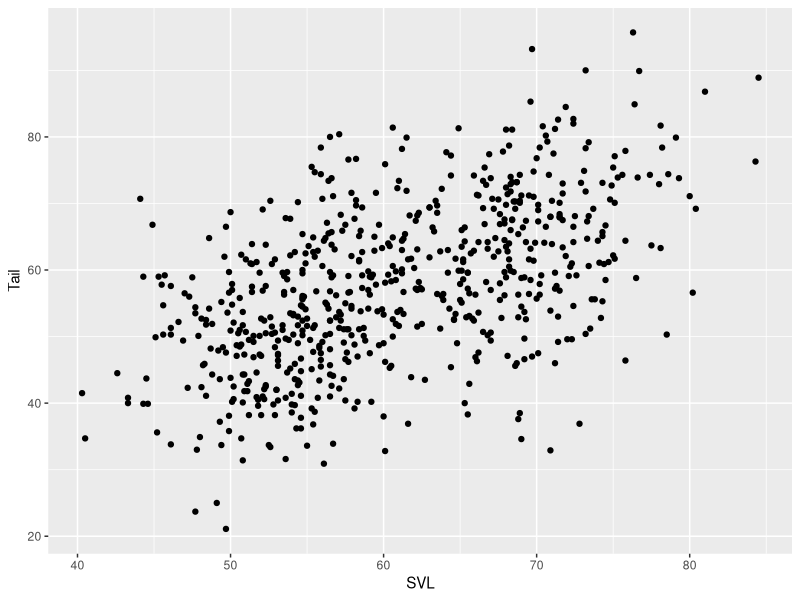
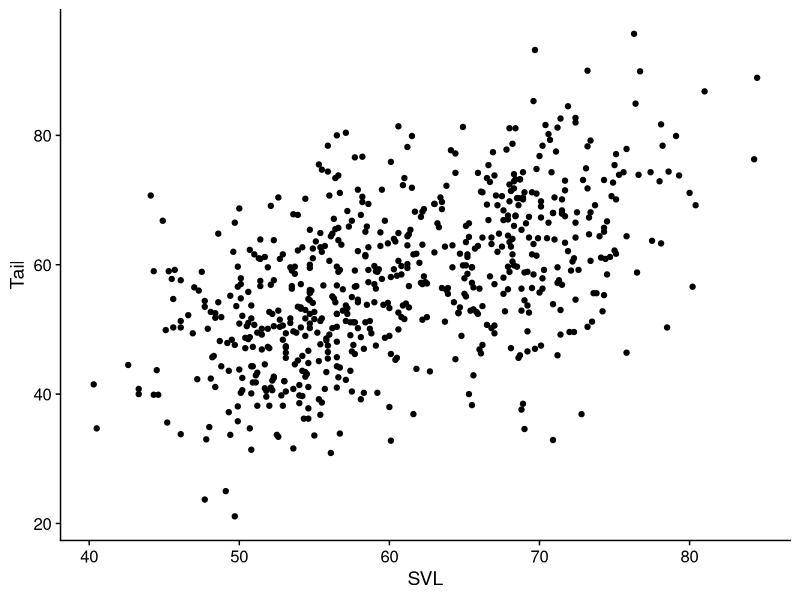
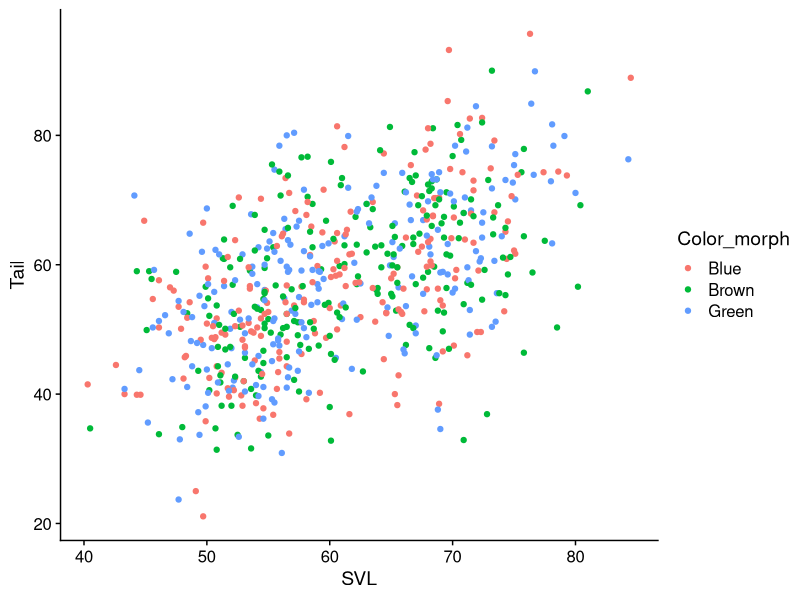
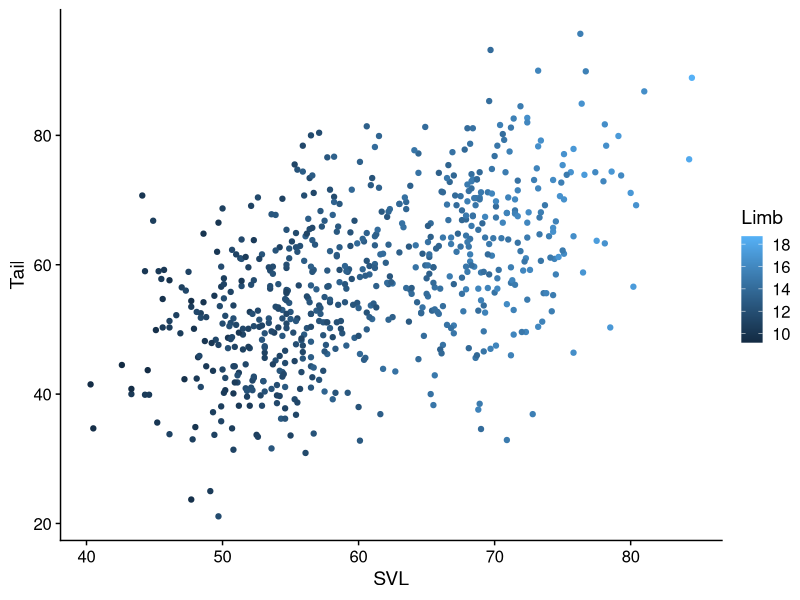
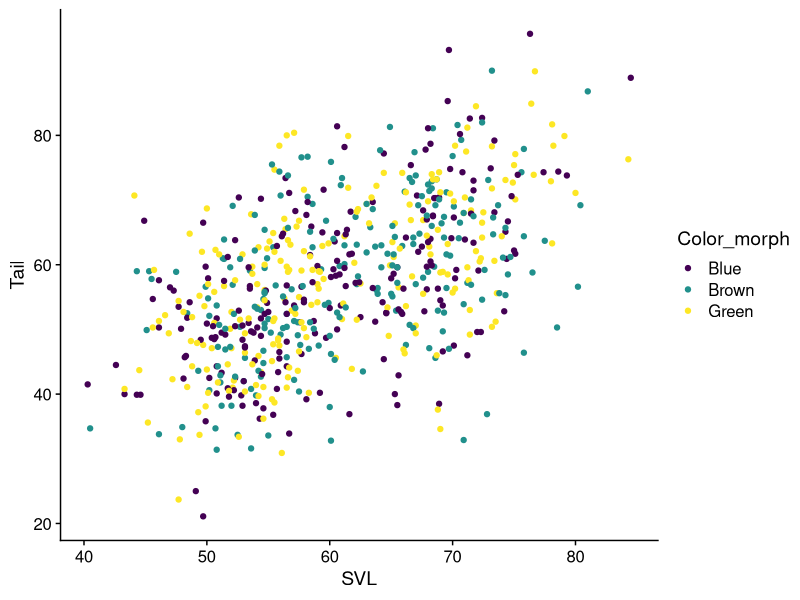
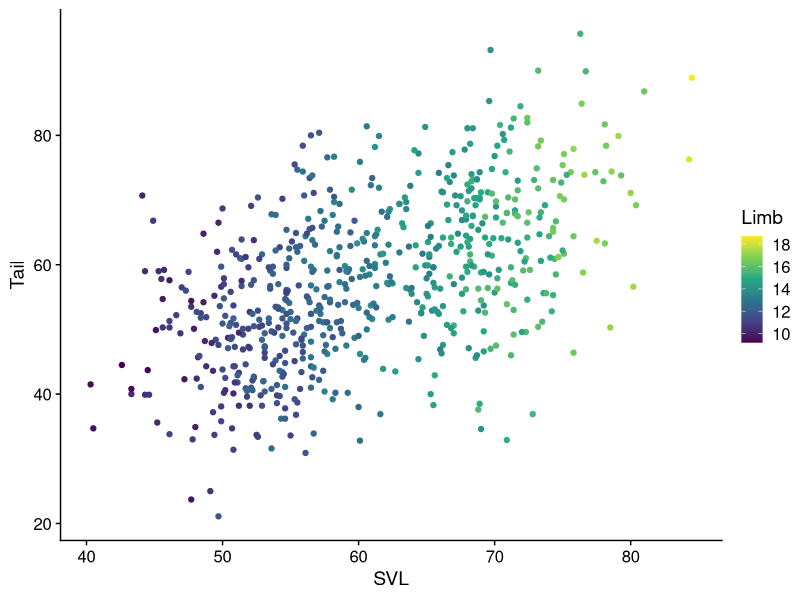
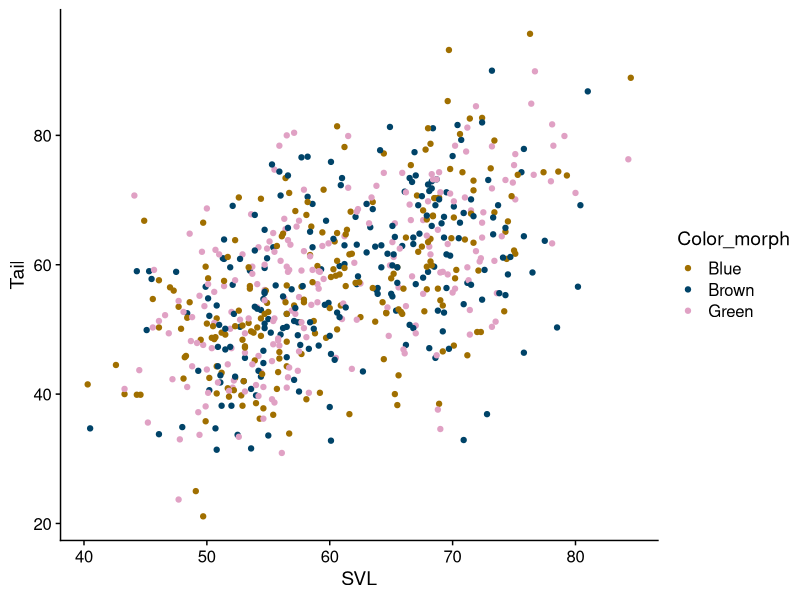
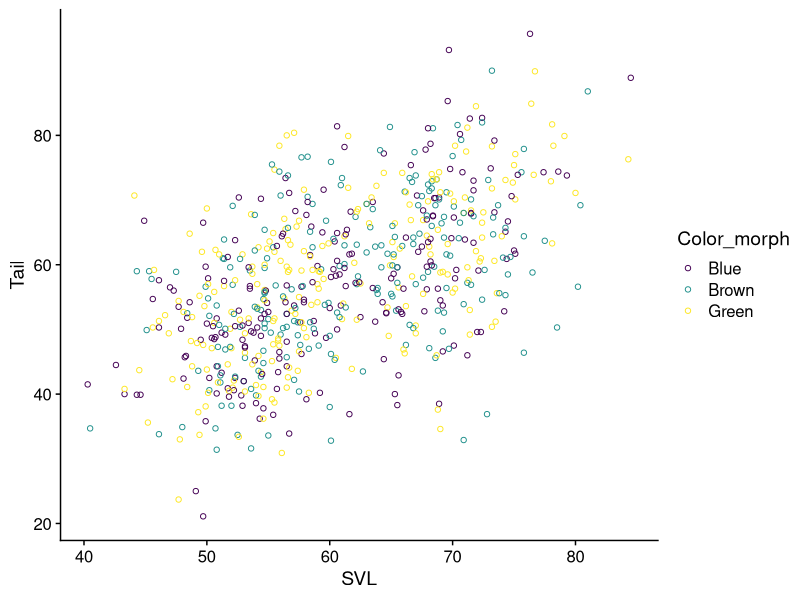

The R source for these figures, in order:
## ---- chunk 1
library(ggplot2)
library(dplyr)
library(readr)
library(tibble)
library(forcats)
library(cowplot)
lizards <- read_csv("example_data/anoles.csv") # See Appendix A if you don't have this data
## ---- chunk 2
theme_set(theme_grey()) # default ggplot theme
## ---- chunk 3
base_plot <- 
  ggplot(data = lizards) + # Data: sets up a plot around lizards
  aes(x = SVL, y = Tail) + # Aesthetics: Connects columns of lizards to x and y
  geom_point() # Geometry: we're using points
  # Scales aren't listed, so they're using default values
base_plot # show results
## ---- chunk 4
# Include these two lines after loading tidyverse/ggplot2
# at the top of each script
library(cowplot)
theme_set(theme_cowplot()) 

# Now view the plot again, and see the results
base_plot
## ---- chunk 5
# Connect the color aesthetic with the Color_morph column in the data
base_plot + aes(color = Color_morph)  # This is a discrete color
## ---- chunk 6
# Connect the color aesthetic with the Limb column in the data
base_plot + aes(color = Limb) # This is a continuous color
## ---- chunk 7
base_plot + aes(color = Color_morph) + 
  scale_color_viridis_d() # uses the "Viridis" colors, discrete scale
## ---- chunk 8
base_plot + aes(color = Limb) +
  scale_color_viridis_c() # uses the "Viridis" colors, discrete scale
## ---- chunk 9
my_morph_colors = c("#a06f00", "#004368", "#e0a1c4") # Color Hex codes; if you're unfamiliar, google it.
base_plot + aes(color = Color_morph) + 
  scale_color_manual(values = my_morph_colors) 
## ---- chunk 10
base_fill_plot <- 
  ggplot(data = lizards) + aes(x = SVL, y = Tail) + 
  geom_point(shape = 21) # Shape #21 is a filled circle, so it has both Fill and Color aesthetics
base_fill_plot + aes(color = Color_morph) + 
  scale_color_viridis_d()
## ---- chunk 11
base_fill_plot + aes(fill = Color_morph) + 
  scale_fill_viridis_d()
## ---- chunk 12
base_fill_plot + aes(fill = Color_morph, color = Color_morph) + 
  scale_fill_viridis_d() + 
  scale_color_manual(values = c("palevioletred", "darkseagreen2", "black"))
## ---- chunk 13
base_plot + aes(shape = Color_morph) 
## ---- chunk 14
base_plot + aes(shape = Color_morph) + 
  scale_shape(solid = FALSE)
## ---- chunk 15
base_plot + aes(size = Limb)
## ---- chunk 16
# Note that I'm including the aes() term with ggplot() instead
# of adding it; these are equivalent
ggplot(data = lizards, aes(x = SVL, y = Tail, size = Limb)) + 
  # Define a default color & shape for points
  geom_point(color = "cornflowerblue", shape = 1)
## ---- chunk 17
ggplot(data = lizards) + 
  aes(x = SVL, y = Tail, shape = Color_morph, color = Color_morph) + 
  geom_point(size = 2.5) + 
  scale_shape(solid = FALSE) + 
  scale_color_viridis_d()
## ---- chunk 18
base_plot + aes(color = Limb, shape = Color_morph) + 
  scale_shape(solid = FALSE) +
  scale_color_viridis_c()
## ---- chunk 19
ggplot(data = lizards) + 
  aes(x = Diameter) + 
  geom_histogram()
## ---- chunk 20
ggplot(data = lizards) + 
  aes(x = Diameter) + 
  geom_histogram(binwidth = 2.5, 
                 color = "black", fill = "white") 
## ---- chunk 21
ggplot(data = lizards) + 
  aes(x = Diameter) + 
  geom_density()
## ---- chunk 22
ggplot(data = lizards) + 
  aes(x = Diameter, color = Color_morph) + 
  geom_density()
## ---- chunk 23
box_plots <- ggplot(data = lizards) + 
  aes(x = Site, y = Height) + 
  geom_boxplot() 
box_plots
## ---- chunk 24
box_plots + 
  aes(fill = Color_morph) + # We're using fill because boxplots are solid
  theme(legend.position = "bottom") # Move the legend to the bottom to give us more room
## ---- chunk 25
ggplot(data = lizards) + 
  aes(x = Site, y = Height) + 
  geom_violin()  
## ---- chunk 26
set.seed(0993) # keep the same random jitters each time book is built
## ---- chunk 27
ggplot(data = lizards) + 
  aes(x = Site, y = Height) + 
  geom_jitter(width = .25, height = 0)
## ---- chunk 28
# install.packages("ggforce") # Uncomment this to install
library(ggforce) 
ggplot(data = lizards) + 
  aes(x = Site, y = Height) + 
  geom_violin() +
  geom_sina(color = "grey30", fill = "grey70", shape = 21) # Note that shape 21 uses both color a fill as aesthetics
## ---- chunk 29
# We need to create a new data frame for mean & standard error of perch diameter
# This uses dplyr commands, which are explained in the next appendix
diameter_mean_se = lizards %>% 
  group_by(Color_morph) %>% 
  summarize(
    Diameter_se = sd(Diameter) / sqrt(n()), # Standard error
    Diameter = mean(Diameter)) # This mean diameter

ggplot(lizards) + 
  aes(x = Color_morph, y = Diameter) + 
  # Show the raw data (from the lizards data frame)
  geom_sina(, color = "grey60") +
  # Show the Mean +/- 95% confidence interval
  geom_errorbar(
    # 95% CI is the mean diamter +/- 1.96 * se
    aes(ymin = Diameter - 1.96 * Diameter_se, 
        ymax = Diameter + 1.96 * Diameter_se),
    color = "black", 
    width = .3, # How wide the error bars are
    data = diameter_mean_se # Use the summary data frame instead of lizards
    # The column names should match with the global aesthetics (in this case, x and y)
  ) + 
  geom_point(color = "black", size = 2,
             data = diameter_mean_se
   # This one also uses the summary data frame
   # It keeps the global aesthetics, which match
   # the color morph & mean value
  )

## ---- chunk 30
ggplot(lizards) + 
  aes(x = SVL, y = Tail) + 
  geom_bin2d(bins = 25) + 
  scale_fill_viridis_c()
## ---- chunk 31
regression_plot = ggplot(data = lizards) + 
  aes(x = SVL, y = Tail) + 
  geom_smooth(method = "lm", se = TRUE) + # method = "lm" uses a linear regression
  # use se = FALSE to disable error regions
  geom_point()
regression_plot 
## ---- chunk 32
ggplot(data = lizards) + 
  aes(x = SVL, y = Tail, color = Color_morph) + 
  geom_smooth(method = "lm", se = TRUE) + 
  geom_point() + 
  scale_color_viridis_d()
## ---- chunk 33
ggplot(data = lizards) + 
  aes(x = SVL, y = Tail) + 
  geom_smooth(method = "lm", se = TRUE) + 
  geom_point(aes(color = Color_morph)) + # call color here to only make it apply to points
  scale_color_viridis_d()
## ---- chunk 34
beavers = read_csv("example_data/beavers.csv")
ggplot(beavers) + 
  aes(x = Time, y = Temperature, color = beaver) + 
  geom_line() + 
  scale_x_datetime(date_labels = "%H:%M") # This tells R that you've got a time on the x axis
  # date_labels says to use hours:minutes as the axis format
## ---- chunk 35
ggplot(data = lizards) + 
  aes(x = Site) +
  geom_bar()
## ---- chunk 36
ggplot(data = lizards) + 
  aes(x = Site, fill = Perch_type) +
  geom_bar() +
  scale_fill_viridis_d()
## ---- chunk 37
ggplot(data = lizards) + 
  aes(x = Site, fill = Perch_type) +
  geom_bar(position = "dodge") +
  scale_fill_viridis_d()
## ---- chunk 38
ggplot(data = lizards) + 
  aes(x = fct_infreq(Site), # Note how this changes the axis label
      fill = Perch_type) + # We'll talk about how to fix that in a bit
  geom_bar()
## ---- chunk 39
# This code uses dplyr, which is discussed in the next appendix. Don't worry if it doesn't make sense now.
# Overal perch_height frequency
lizard_perch_freq = lizards %>% 
  group_by(Perch_type) %>% 
  summarize(count = n()) %>% 
  # calculate frequencies per-group
  mutate(frequency = count/sum(count)) %>% 
  # sort by frequency
  arrange(desc(frequency)) %>% 
  # tell ggplot to plot Perch_type in its current order
  mutate(Perch_type = fct_inorder(Perch_type))
# feel free to use View() to look at this
ggplot(lizard_perch_freq) + 
  aes(x = Perch_type, y = frequency) + 
  geom_col()

## ---- chunk 40
regression_plot +
  facet_wrap(~Color_morph) # note the ~
## ---- chunk 41
regression_plot +
  facet_wrap(~Site) # note the ~
## ---- chunk 42
regression_plot +
  facet_wrap(~Site, scales = "free_x") # scales can also be 'free_y' or 'free' (which does both x and y)
## ---- chunk 43
regression_plot +
  facet_grid(Perch_type~Color_morph) # rows ~ columns
## ---- chunk 44
ggplot(lizards) + 
  aes(x = Limb, y = Diameter, color = Color_morph) + 
  geom_point() + 
  scale_color_viridis_d()
## ---- chunk 45
ggplot(lizards) + 
  aes(x = Limb, y = Diameter, color = Color_morph) + 
  geom_point() + 
  scale_color_viridis_d(name = "Color Morph") + 
  xlab("Hind Limb Length (mm)") + 
  ylab("Perch Diameter (mm)")
